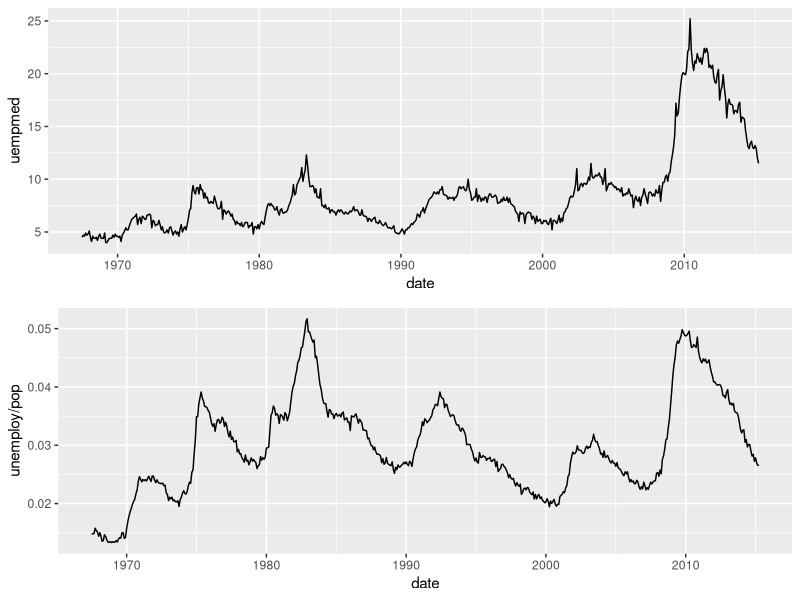
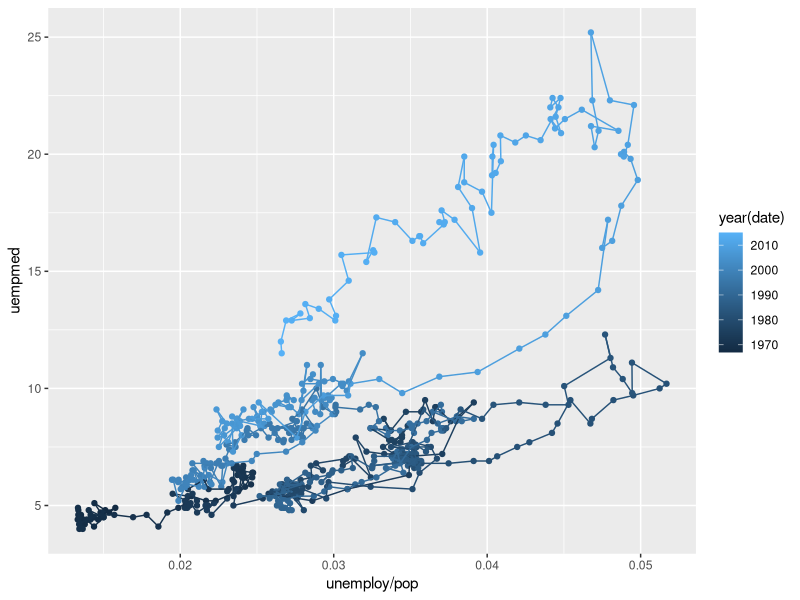

Generate these figures, in order, with R:
library(tidyverse)
class(economics$date)

# Today's date
Sys.Date()

# Converts strings to dates
as.Date("1/1/80", format = "%m/%d/%y")
as.Date("1970/1/1") # string must be in "y/m/d"

dt <- as.Date("1-1-70", format = "%m-%d-%y")
as.numeric(dt) # Returns 0 because it stores no. of days till 1970

dt <- as.Date("1/1/2001", format = "%m/%d/%y")
dt + 100 # "2001-04-11"
dt + 31 # "2001-02-01"

d1 <- as.Date("1980/1/1")
d2 <- as.Date("1982/1/1")
d3 <- as.Date("1980/1/5")
seq(d1,d3,"day")

seq(from = d1, by = "4 months", length.out = 4)

# Generating the second element of the 3 weeks sequence from d1
seq(from = d1, by = "3 weeks", length.out = 2)[2]

# Line plots
a <- ggplot(economics, aes(date,uempmed))+
          geom_line()
b <- ggplot(economics, aes(date, unemploy/pop))+
          geom_line()

library(gridExtra)
grid.arrange(a, b)

year <- function(x) as.POSIXlt(x)$year + 1900
ggplot(economics, aes(unemploy/pop, uempmed, color = year(date)))+
  geom_point()+
  geom_path()

# geom_path() connects points by their order of appearance in the data

#gp <- read.csv("gas-price-series.csv")
#class(gp$date) ##factor
#gp <- read.csv("gas-price-series.csv", 
#               stringsAsFactors = FALSE)
#gp$date_converted <- as.Date(gp$date, format = "%m/%d/%Y")
#class(gp$date_converted) # Date

